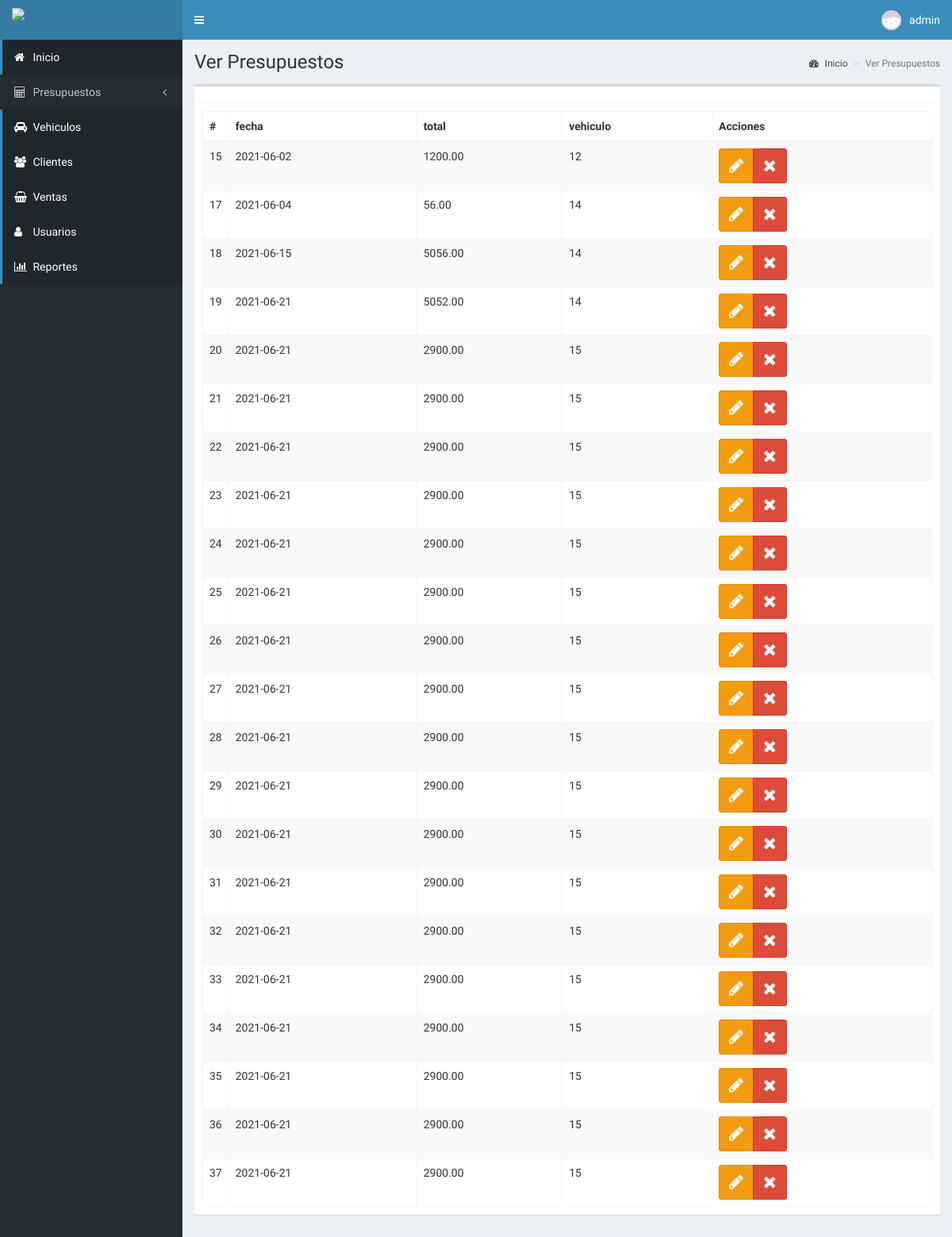
The page /ver-presupuestos (signed in) on the database its author committed.
### tables this page shows
CREATE TABLE `presupuesto` (
  `folio_p` int(11) NOT NULL,
  `fecha` date DEFAULT NULL,
  `id_v` int(11) DEFAULT NULL,
  `total` decimal(10,2) DEFAULT NULL
);

### controladores/plantilla.controlador.php (called while the page is built)
<?php
class ControladorPlantilla{
	public static function ctrPlantilla(){
		include "vistas/plantilla.php";
	}
}

### index.php (called while the page is built, shortened)
<?php
require_once "controladores/plantilla.controlador.php";
require_once "controladores/presupuesto.controlador.php";
require_once "controladores/reportes.controlador.php";
require_once "modelos/clientes.modelo.php";
$plantilla = new ControladorPlantilla();
$plantilla -> ctrPlantilla();

### controladores/presupuesto.controlador.php (called while the page is built, shortened)
<?php
class ControladorPresupuesto
{
    public static function ctrMostrarPresupuesto($item, $valor)
    {
        $tabla = "presupuesto";
        $respuesta = ModeloClientes::MdlMostrarClientes($tabla, $item, $valor);
        return $respuesta;
    }
}

### modelos/conexion.php (called while the page is built)
<?php
class Conexion{
	 public static function conectar(){
		$link = new PDO("mysql:host=localhost;dbname=luismart",
			            "root",
			            "");
		$link -> exec("set names utf8");
		return $link;
	}
}

### modelos/clientes.modelo.php (called while the page is built, shortened)
<?php
require_once "conexion.php";
class ModeloClientes
{
	public static function MdlMostrarClientes($tabla, $item, $valor)
	{
		if ($item != null) {
			$stmt = Conexion::conectar()->prepare("SELECT * FROM $tabla WHERE $item = :$item");
			$stmt->bindParam(":" . $item, $valor, PDO::PARAM_STR);
			$stmt->execute();
			return $stmt->fetch();
		} else {
			$stmt = Conexion::conectar()->prepare("SELECT * FROM $tabla");
			$stmt->execute();
			return $stmt->fetchAll();
		}
	}
}

### vistas/modulos/ver-presupuestos.php (the view, shortened to what this page needs)
<div class="content-wrapper">
  <section class="content-header">
    <h1>
      Ver Presupuestos
    </h1>
    <ol class="breadcrumb">
      <li><a href="#"><i class="fa fa-dashboard"></i> Inicio</a></li>
      <li class="active">Ver Presupuestos</li>
    </ol>
  </section>
  <section class="content">
    <div class="box">
      <div class="box-header with-border">
      </div>
      <div class="box-body">
        <table class="table table-bordered table-striped dt-responsive tablas" width="100%">
          <thead>
            <tr>
              <th style="width: 10px">#</th>
              <th>fecha</th>
              <th>total</th>
              <th>vehiculo</th>
              <th>Acciones</th>
            </tr>
          </thead>
          <tbody>
            <?php
            $item = null;
            $valor = null;
            $clientes = ControladorPresupuesto::ctrMostrarPresupuesto($item, $valor);
            foreach ($clientes as $key => $value) {
              echo '<tr>
                  <td>' . $value["folio_p"] . '</td>
                  <td>' . $value["fecha"] . '</td>
                  <td>' . $value["total"] . '</td>
                  <td>' . $value["id_v"] . '</td>
                  <td>
                    <div class="btn-group">
                      <button class="btn btn-warning btnEditarPre" idPre="' . $value["folio_p"] . '" data-toggle="modal" data-target="#modalEditarPresupuesto"><i class="fa fa-pencil"></i></button>
                      <button class="btn btn-danger btnEliminarPresupuesto"  idPre="' . $value["folio_p"] . '"><i class="fa fa-times"></i></button>
                    </div>
                  </td>
                </tr>';
            }
            ?>
          </tbody>
        </table>
      </div>
  </section>
</div>

### vistas/plantilla.php (shortened to what this page needs)
<!DOCTYPE html>
<html>
<head>
  <link rel="stylesheet" href="vistas/bower_components/bootstrap/dist/css/bootstrap.min.css">
  <link rel="stylesheet" href="vistas/bower_components/font-awesome/css/font-awesome.min.css">
  <link rel="stylesheet" href="vistas/bower_components/Ionicons/css/ionicons.min.css">
  <link rel="stylesheet" href="vistas/dist/css/AdminLTE.css">
  <link rel="stylesheet" href="vistas/dist/css/skins/_all-skins.min.css">
  <link rel="stylesheet" href="vistas/bower_components/datatables.net-bs/css/dataTables.bootstrap.min.css">
  <link rel="stylesheet" href="vistas/bower_components/datatables.net-bs/css/responsive.bootstrap.min.css">
  <link rel="stylesheet" href="vistas/bower_components/bootstrap-datepicker2/css/bootstrap-datepicker.css"/>
  <link rel="stylesheet" href="vistas/css/style.css">
</head>
<body class="hold-transition skin-blue login-page">
  <?php
  if (isset($_SESSION["iniciarSesion"]) && $_SESSION["iniciarSesion"] == "ok") {
    echo '<div class="wrapper">';
    include "modulos/cabezote.php";
    include "modulos/menu.php";
    if (isset($_GET["ruta"])) {
      if (
        $_GET["ruta"] == "inicio" ||
        $_GET["ruta"] == "presupuesto" ||
        $_GET["ruta"] == "ver-presupuestos" ||
        $_GET["ruta"] == "vehiculos" ||
        $_GET["ruta"] == "clientes" ||
        $_GET["ruta"] == "venta" ||
        $_GET["ruta"] == "usuarios" ||
        $_GET["ruta"] == "reportes" ||
        $_GET["ruta"] == "salir"
      ) {
        include "modulos/" . $_GET["ruta"] . ".php";
      } else {
        include "modulos/404.php";
      }
    } else {
      include "modulos/inicio.php";
    }
    echo '</div>';
  } else {
    include "modulos/login.php";
  }
  ?>
</body>
</html>

### vistas/modulos/cabezote.php (shortened to what this page needs)
<header class="main-header">
  	<a href="inicio" class="logo">
  		<span class="logo-lg">
  			<img src="vistas/img/plantilla/logoluismart2.png" class="img-responsive"
  			 style="padding: 10px 0px">
  		</span>
  	</a>
  	<nav class="navbar navbar-static-top" role="navegation">
  		<a href="#" class="sidebar-toggle" data-toggle="push-menu" role="button">
  		</a>
  		<div class="navbar-custom-menu">
  			<ul class="nav navbar-nav">
  				<li class="dropdown user user-menu">
  					<a href="#" class="dropdown-toggle" data-toggle="dropdown">
              <?php
                if($_SESSION["foto"]!= ""){
                  echo '<img src="'.$_SESSION["foto"].'" class="user-image">';
                }else{
                  echo '<img src="vistas/img/usuarios/default/anonymous.png" class="user-image">';
                }
              ?>
  						<span class="hidden-xs"><?php echo $_SESSION["nombre"]; ?></span>
  					</a>
  				</li>
  			</ul>
  		</div>
  	</nav>
</header>

### vistas/modulos/menu.php (shortened to what this page needs)
<aside class="main-sidebar">
	<section class="sidebar">
		<ul class="sidebar-menu">
			<li class="active">
				<a href="inicio">
					<i class="fa fa-home"></i>
					<span>Inicio</span>
				</a>
			</li>
			<li class="treeview">
				<a href="">
					<i class="fa fa-calculator"></i>
					<span>Presupuestos</span>
					<span class="pull-right-container">
						<i class="fa fa-angle-left pull-right"></i>
					</span>
				</a>
			</li>
			<li class="active">
				<a href="vehiculos">
					<i class="fa fa-car"></i>
					<span>Vehiculos</span>
				</a>
			</li>
			<li class="active">
				<a href="clientes">
					<i class="fa fa-users"></i>
					<span>Clientes</span>
				</a>
			</li>
			<li class="active">
				<a href="venta">
					<i class="fa fa-shopping-basket"></i>
					<span>Ventas</span>
				</a>
			</li>
			<li class="active">
				<a href="usuarios">
					<i class="fa fa-user"></i>
					<span>Usuarios</span>
				</a>
			</li>
			<li class="active">
				<a href="reportes">
					<i class="fa fa-bar-chart"></i>
					<span>Reportes</span>
				</a>
			</li>
		</ul>
	</section>
</aside>

### vistas/css/style.css (style rules this page uses)
.btn { font-size: 1.5em; }

### rows shown on the page
presupuesto: folio_p "15", fecha "2021-06-02", total "1200.00", id_v "12"
presupuesto: folio_p "17", fecha "2021-06-04", total "56.00", id_v "14"
presupuesto: folio_p "18", fecha "2021-06-15", total "5056.00", id_v "14"
presupuesto: folio_p "19", fecha "2021-06-21", total "5052.00", id_v "14"
presupuesto: folio_p "20", fecha "2021-06-21", total "2900.00", id_v "15"
presupuesto: folio_p "21", fecha "2021-06-21", total "2900.00", id_v "15"
presupuesto: folio_p "22", fecha "2021-06-21", total "2900.00", id_v "15"
presupuesto: folio_p "23", fecha "2021-06-21", total "2900.00", id_v "15"
presupuesto: folio_p "24", fecha "2021-06-21", total "2900.00", id_v "15"
presupuesto: folio_p "25", fecha "2021-06-21", total "2900.00", id_v "15"
presupuesto: folio_p "26", fecha "2021-06-21", total "2900.00", id_v "15"
presupuesto: folio_p "27", fecha "2021-06-21", total "2900.00", id_v "15"
presupuesto: folio_p "28", fecha "2021-06-21", total "2900.00", id_v "15"
presupuesto: folio_p "29", fecha "2021-06-21", total "2900.00", id_v "15"
presupuesto: folio_p "30", fecha "2021-06-21", total "2900.00", id_v "15"
presupuesto: folio_p "31", fecha "2021-06-21", total "2900.00", id_v "15"
presupuesto: folio_p "32", fecha "2021-06-21", total "2900.00", id_v "15"
presupuesto: folio_p "33", fecha "2021-06-21", total "2900.00", id_v "15"
presupuesto: folio_p "34", fecha "2021-06-21", total "2900.00", id_v "15"
presupuesto: folio_p "35", fecha "2021-06-21", total "2900.00", id_v "15"
presupuesto: folio_p "36", fecha "2021-06-21", total "2900.00", id_v "15"
presupuesto: folio_p "37", fecha "2021-06-21", total "2900.00", id_v "15"

### other values the page prints
$_SESSION["nombre"] "admin"
